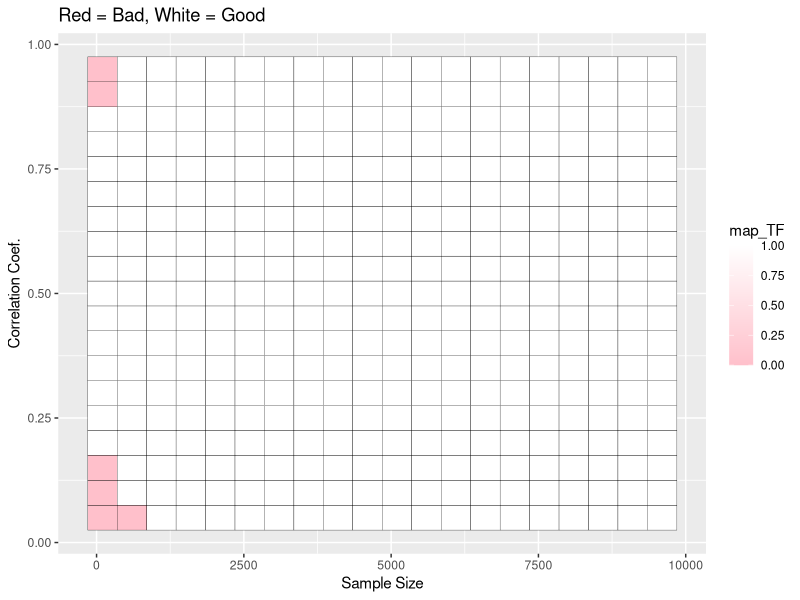
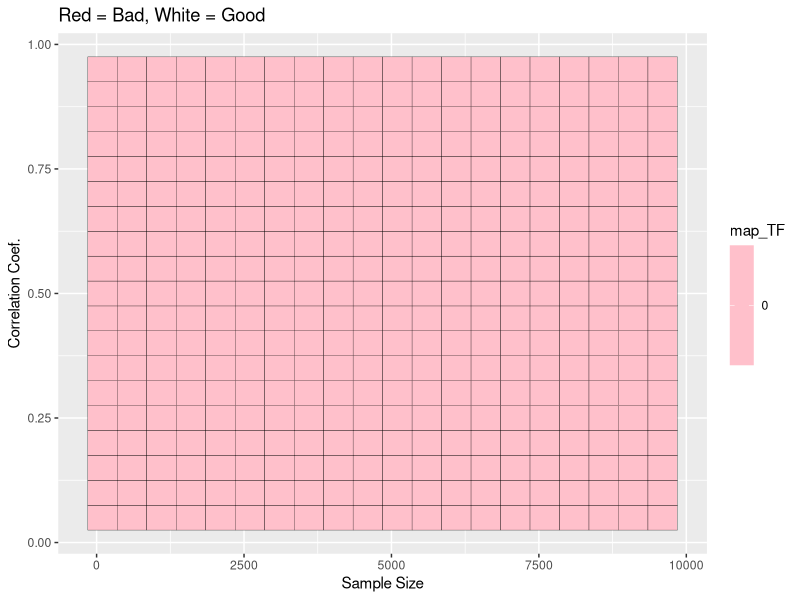
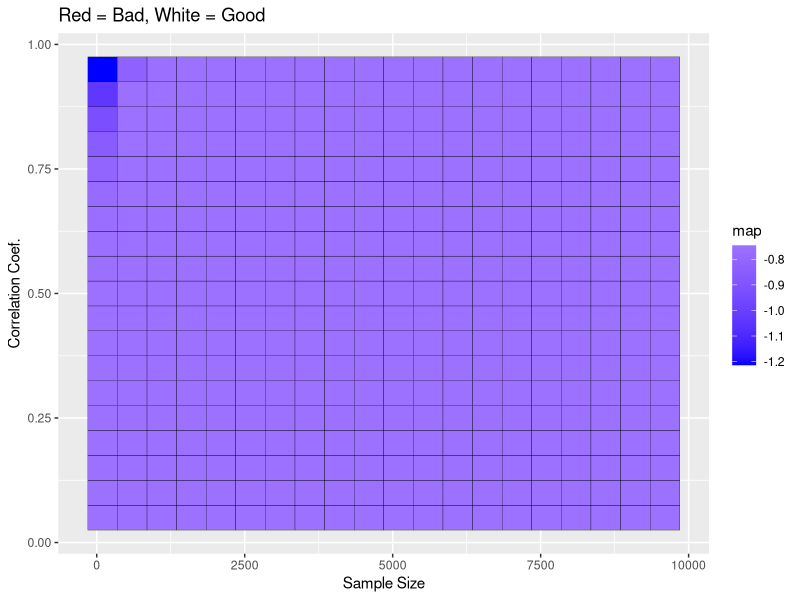
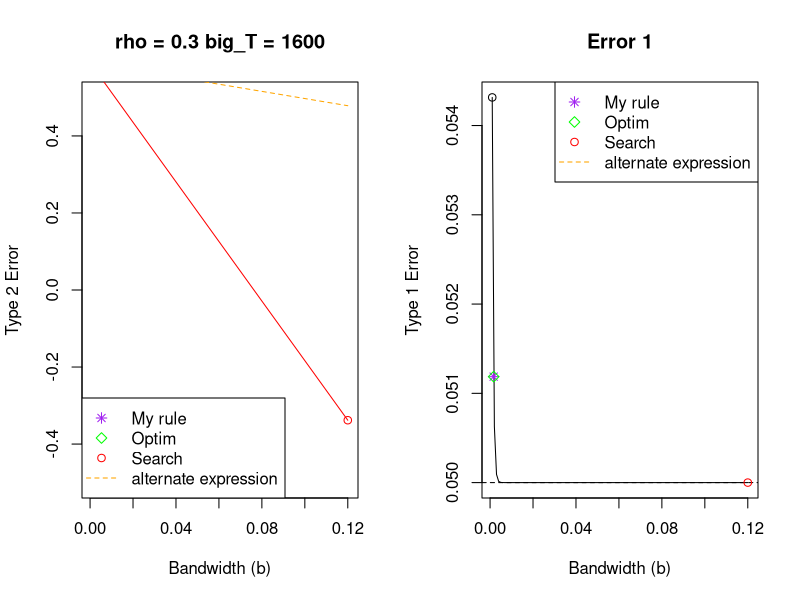
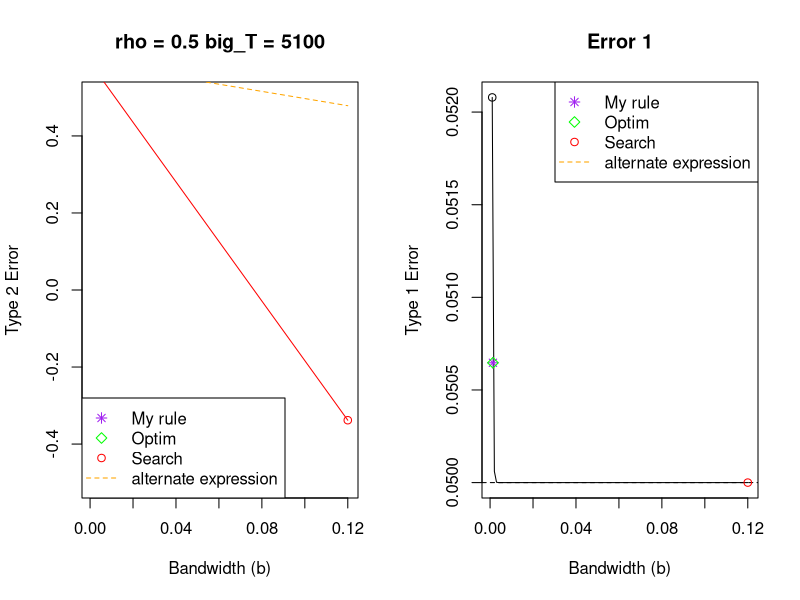
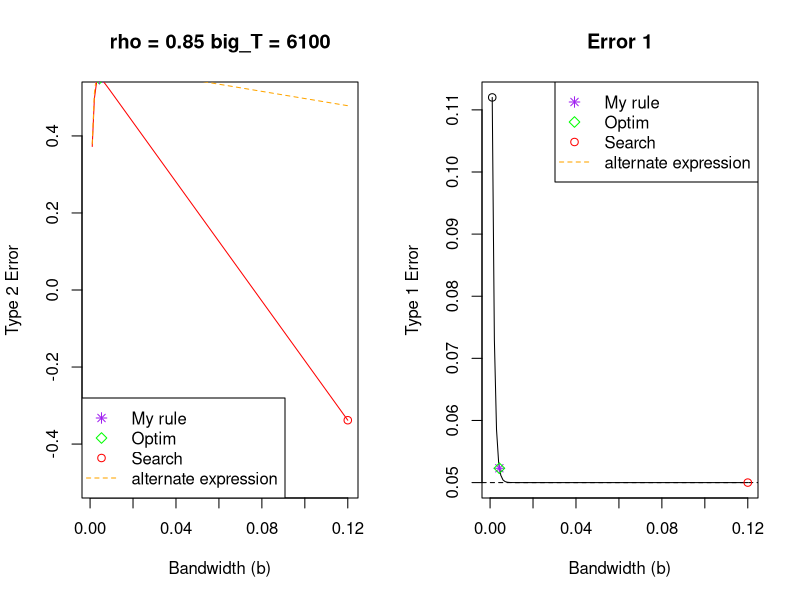
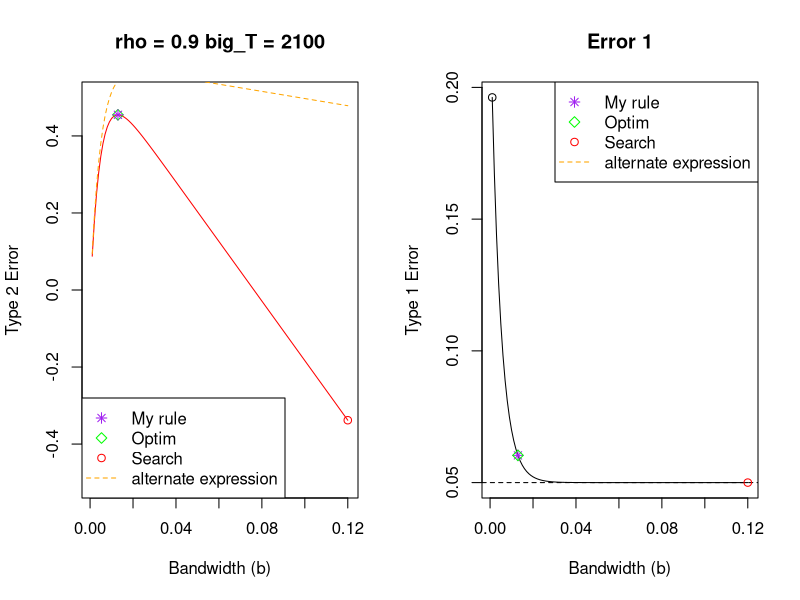
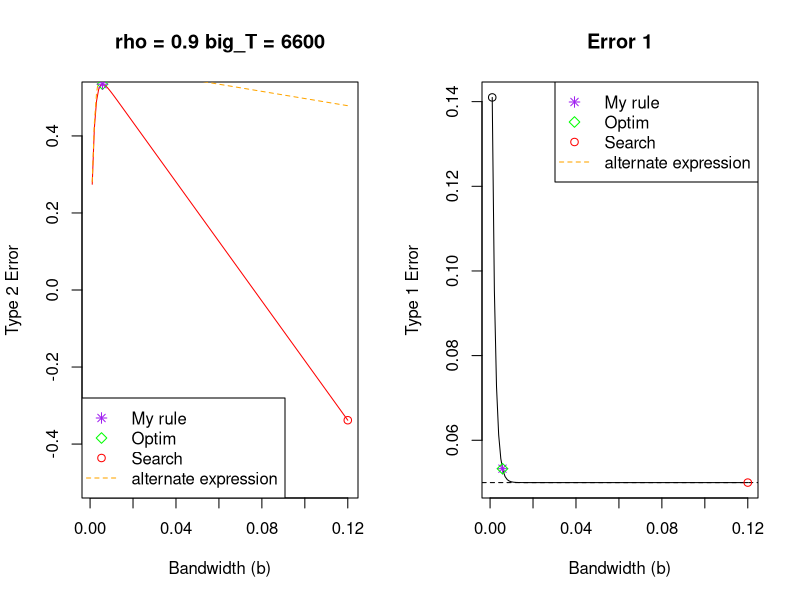

R code for these plots, in order:
# -------------------------------------------------------------------------
# Libraries and data sets
library(ggplot2)

# -------------------------------------------------------------------------
# Parameters 
d <- 5
z <- qchisq(.95, d)
try_T <- seq(100, 10000, by = 500)
names(try_T) <- try_T
try_rho <- seq(0.05, 0.95, by= 0.05)
names(try_rho) <- try_rho
c2 <- 1.33 # Bartlett lugsail 
c1 <- 1.4  # Bartlett lugsail 
delta_sq <- 5.67

# -------------------------------------------------------------------------
# Function that generates the best b from my analytical derivation. 

b_opt_func <- function(the_rho, the_big_T){
  num <- log(-c2*(d + z)*(1+ the_rho)/(4*the_rho^2*the_big_T*log(the_rho)))
  den <- the_big_T*log(the_rho)
  b <- num/den
  return(b)
}

b_opt <- sapply(try_rho, function(the_rho){
  sapply(try_T, function(the_big_T){
    b <- b_opt_func(the_rho, the_big_T)
    return(b)
  })
})

# -------------------------------------------------------------------------
# Function for optim 

prob_null <- function(the_b, the_rho, the_big_T, neg = -1){
  pdf_term <- dchisq(z, d, ncp = delta_sq)*z
  cdf_term <- pchisq(z, d, ncp = delta_sq)
  p <- c2*.5*(d + z)*the_b + 2*the_rho^2*the_rho^(the_b*the_big_T)/(1+ the_rho)
  p <- cdf_term - pdf_term*p
  return(p*neg)
}

# optim(par=0.05, fn = prob_null,method = "Brent", the_rho = 0.7, 
#       the_big_T = 200, lower = 0, upper = 1 )



b_optim <- sapply(try_rho, function(the_rho){
  sapply(try_T, function(the_big_T){
    b <- optim(par=0.05, fn = prob_null,method = "Brent", the_rho = the_rho, 
          the_big_T = the_big_T, lower = 0, upper = 1 )
    return(b$par)
  })
})

optim(par=0.05, fn = prob_null,method = "Brent", the_rho = 0.25, 
      the_big_T = 200, lower = 0, upper = 1 )$par
b_opt_func(0.25, 200)

# -------------------------------------------------------------------------
# Making Plots: See where my rull is negative  

map_me <- b_opt
# Plot data 
my_rows <- nrow(map_me)
my_cols <- ncol(map_me)
gg_me <- data.frame(map= c(map_me), 
                    map_TF = as.numeric(c(map_me)>0),  # 1 is good 
                    the_T = rep(try_T, times = length(try_rho)), 
                    the_rho = rep(try_rho, each = length(try_T)))

# Plot of Scenarios. 
ggplot(gg_me, aes(the_T, the_rho, fill = map_TF))+
  geom_tile(color = "black")+
  scale_fill_gradient2(low="red", high="white", mid = "pink", midpoint = 0) +
  labs(x = "Sample Size", y = "Correlation Coef.", 
       title = "Red = Bad, White = Good")

# Red indicates where bandwidth rule results in a negative bandwidth. 


# I tried this with both optim and my derivatives and we do have a problem. 
# We get a bandwidth impractically small, or zero. 


# -------------------------------------------------------------------------
# Making Plots: See where b_opt and b_optim differ by alot 

map_me <- b_opt- b_optim 
# Plot data 
my_rows <- nrow(map_me)
my_cols <- ncol(map_me)
gg_me <- data.frame(map= c(map_me), 
                    map_TF = as.numeric(c(map_me)>0.02),  # 1 is bad, big difference
                    the_T = rep(try_T, times = length(try_rho)), 
                    the_rho = rep(try_rho, each = length(try_T)))

# Plot of Scenarios. 
ggplot(gg_me, aes(the_T, the_rho, fill = map_TF))+
  geom_tile(color = "black")+
  scale_fill_gradient2(low="red", high="white", mid = "pink", midpoint = 0) +
  labs(x = "Sample Size", y = "Correlation Coef.", 
       title = "Red = Bad, White = Good")

# Red indicates where bandwidth rule results in a negative bandwidth. 


# I tried this with both optim and my derivatives and we do have a problem. 
# We get a bandwidth impractically small, or zero. 


# -------------------------------------------------------------------------
# The next big thing to try is sun's representation for the null prob and
# compare it to my representation to the null probability. 


sun_prob_null <- function(the_b, the_rho, the_big_T, neg = -1){
  pdf_term <- the_b*c2*dchisq(z, (d+2), ncp = delta_sq)*z*delta_sq/2
  cdf_term <- pchisq(z, d, ncp = delta_sq)
  #p <- c2*.5*(d + z)*the_b + 2*the_rho^2*the_rho^(the_b*the_big_T)/(1+ the_rho)
  p <- cdf_term + pdf_term
  return(p*neg)
}

# Pick some arbitrary b value that is reasonable 
some_b <- 0.07 

# See the probability under null that I have 
null_probs <- sapply(try_rho, function(the_rho){
  sapply(try_T, function(the_big_T){
    prob <- prob_null(the_b  = some_b , the_rho = the_rho, the_big_T = the_big_T, 
                      neg = 1)
    return(prob)
  })
})


# See the probability under null that Sun has  
sun_null_probs <- sapply(try_rho, function(the_rho){
  sapply(try_T, function(the_big_T){
    prob <- sun_prob_null(the_b  = some_b , the_rho = the_rho,
                          the_big_T = the_big_T, neg = 1)
    return(prob)
  })
})
# -------------------------------------------------------------------------
# Plot the difference between sun's null prob and mine. 

diff_null_probs <- null_probs - sun_null_probs

map_me <- diff_null_probs
# Plot data 
my_rows <- nrow(map_me)
my_cols <- ncol(map_me)
gg_me <- data.frame(map= c(map_me), 
                    map_TF = as.numeric(c(map_me)>0),  # 1 is good 
                    the_T = rep(try_T, times = length(try_rho)), 
                    the_rho = rep(try_rho, each = length(try_T)))


# Plot of Scenarios. 
ggplot(gg_me, aes(the_T, the_rho, fill = map))+
  geom_tile(color = "black")+
  scale_fill_gradient2(low="blue", high="red", mid = "white", midpoint = 0) +
  labs(x = "Sample Size", y = "Correlation Coef.", 
       title = "Red = Bad, White = Good")
# -------------------------------------------------------------------------
# Observe how the null prob changes for each rho 
# 
# for(the_rho in 1:length(try_rho)){
#   plot( try_T, sun_null_probs[,the_rho ],type = "l", 
#        main = paste("rho =",try_rho[the_rho]), 
#        ylim = c(-0.35, .5), 
#        ylab = "Type 2 Error", 
#        xlab = "Sample Size (T)")
#   lines( try_T,null_probs[,the_rho], col = "red")
#   Sys.sleep(1)
# }

# -------------------------------------------------------------------------
# Observe how the null prob changes for b, for a given T and Rho  


# Pick some arbitrary b value that is reasonable 
try_b <- seq(0.001, 0.12, by = 0.001)

# See the probability under null that I have 
null_probs <- sapply(try_b, function(some_b){
    results <- sapply(try_rho, function(the_rho){
      sapply(try_T, function(the_big_T){
        prob <- prob_null(the_b  = some_b , the_rho = the_rho, the_big_T = the_big_T, 
                          neg = 1)
        return(prob)
      })
    })
    return(results)
})

null_probs <- data.frame(null_probs)
colnames(null_probs) <- try_b 
null_probs$rho <-rep(try_rho, each = length(try_T))
null_probs$big_T <- rep(try_T, times = length(try_rho))

# See the probability under null that Sun has  
sun_null_probs  <- sapply(try_b, function(some_b){
  results <- sapply(try_rho, function(the_rho){
    sapply(try_T, function(the_big_T){
      prob <- sun_prob_null(the_b  = some_b , the_rho = the_rho, the_big_T = the_big_T, 
                        neg = 1)
      return(prob)
    })
  })
  return(results)
})

sun_null_probs <- data.frame(sun_null_probs)
colnames(sun_null_probs) <- try_b 
sun_null_probs$rho <-rep(try_rho, each = length(try_T))
sun_null_probs$big_T <- rep(try_T, times = length(try_rho))

some_plots <- sample(1:nrow(null_probs), 20)

# for(row_index in sort(some_plots)){
#   plot(try_b, sun_null_probs[row_index,1:length(try_b)],
#        type = "l", 
#        main = paste("rho =",sun_null_probs$rho[row_index],
#                     "big_T =", sun_null_probs$big_T[row_index]), 
#        ylim = c(-0.5, .5), 
#        ylab = "Type 2 Error", 
#        xlab = "Bandwidth (b)")
#   lines(try_b, null_probs[row_index,1:length(try_b)], col = "red")
#   sun_min_index <- which.min(sun_null_probs[row_index,1:length(try_b)])
#   min_index <- which.min(null_probs[row_index,1:length(try_b)])
#   points(c(try_b[sun_min_index], 
#            try_b[min_index]), 
#          c(sun_null_probs[row_index, sun_min_index],
#            null_probs[row_index, min_index]), 
#          col = c("black", "red")
#   )
#   
#   the_b <- optim(par=0.05, fn = prob_null,method = "Brent", 
#                  the_rho = sun_null_probs$rho[row_index], 
#                  the_big_T = sun_null_probs$big_T[row_index], 
#                  lower = 0, upper = 1 )
#   the_b_opt <- b_opt_func(sun_null_probs$rho[row_index], 
#                           sun_null_probs$big_T[row_index])
#   the_prob_b_opt <- prob_null(the_b_opt, 
#                               sun_null_probs$rho[row_index], 
#                               sun_null_probs$big_T[row_index], 1)
#   points(c(the_b$par, the_b_opt), 
#          c(-the_b$value,the_prob_b_opt), pch = c(8, 5), col = c("purple", "green"))
#   legend("bottomleft", 
#          c("My rule", "Optim", "Search"), 
#          col = c("purple", "green", "red"), 
#          pch = c(8, 5, 1))
#   Sys.sleep(1)
# }

# 
# row_index <- 65
# 
# plot(try_b, sun_null_probs[row_index,1:length(try_b)],
#      type = "l", 
#      main = paste("rho =",sun_null_probs$rho[row_index],
#                   "big_T =", sun_null_probs$big_T[row_index]), 
#      ylim = c(-0.35, .5), 
#      ylab = "Type 2 Error", 
#      xlab = "Bandwidth (b)")
# lines(try_b, null_probs[row_index,1:length(try_b)], col = "red")
# sun_min_index <- which.min(sun_null_probs[row_index,1:length(try_b)])
# min_index <- which.min(null_probs[row_index,1:length(try_b)])
# points(c(try_b[sun_min_index], 
#          try_b[min_index]), 
#        c(sun_null_probs[row_index, sun_min_index],
#          null_probs[row_index, min_index]), 
#        col = c("black", "red")
# )



# alternative rule  -------------------------------------------------------
alt_prob_null <- function(the_b, the_rho, the_big_T, neg = -1){
  pdf_term1 <- the_b*c2*dchisq(z, (d+2), ncp = delta_sq)*z*delta_sq/2
  pdf_term2 <- the_b*c2*dchisq(z, d, ncp = delta_sq)*z*(d-1)
  cdf_term <- pchisq(z, d, ncp = delta_sq)
  pdf_term3 <- dchisq(z, d, ncp = delta_sq)*z*2*the_rho^2*the_rho^(the_b*the_big_T)/(1+ the_rho)
  p <- cdf_term + pdf_term1 - pdf_term2 - pdf_term3
  return(p*neg)
}

# See the probability under alternative expression  
alt_null_probs  <- sapply(try_b, function(some_b){
  results <- sapply(try_rho, function(the_rho){
    sapply(try_T, function(the_big_T){
      prob <- alt_prob_null(the_b  = some_b , the_rho = the_rho, the_big_T = the_big_T, 
                            neg = 1)
      return(prob)
    })
  })
  return(results)
})

alt_null_probs <- data.frame(alt_null_probs)
colnames(alt_null_probs) <- try_b 
alt_null_probs$rho <-rep(try_rho, each = length(try_T))
alt_null_probs$big_T <- rep(try_T, times = length(try_rho))


# for(row_index in sort(some_plots)){
#   plot(try_b, sun_null_probs[row_index,1:length(try_b)],
#        type = "l", 
#        main = paste("rho =",sun_null_probs$rho[row_index],
#                     "big_T =", sun_null_probs$big_T[row_index]), 
#        ylim = c(-0.5, .5), 
#        ylab = "Type 2 Error", 
#        xlab = "Bandwidth (b)")
#   lines(try_b, null_probs[row_index,1:length(try_b)], col = "red")
#   lines(try_b, alt_null_probs[row_index,1:length(try_b)], col = "orange", lty = 2)
#   sun_min_index <- which.min(sun_null_probs[row_index,1:length(try_b)])
#   min_index <- which.min(null_probs[row_index,1:length(try_b)])
#   points(c(try_b[sun_min_index], 
#            try_b[min_index]), 
#          c(sun_null_probs[row_index, sun_min_index],
#            null_probs[row_index, min_index]), 
#          col = c("black", "red")
#   )
#   
#   the_b <- optim(par=0.05, fn = prob_null,method = "Brent", 
#                  the_rho = sun_null_probs$rho[row_index], 
#                  the_big_T = sun_null_probs$big_T[row_index], 
#                  lower = 0, upper = 1 )
#   the_b_opt <- b_opt_func(sun_null_probs$rho[row_index], 
#                           sun_null_probs$big_T[row_index])
#   the_prob_b_opt <- prob_null(the_b_opt, 
#                               sun_null_probs$rho[row_index], 
#                               sun_null_probs$big_T[row_index], 1)
#   points(c(the_b$par, the_b_opt), 
#          c(-the_b$value,the_prob_b_opt), pch = c(8, 5), col = c("purple", "green"))
#   legend("bottomleft", 
#          c("My rule", "Optim", "Search", "alternate expression"), 
#          col = c("purple", "green", "red", "orange"), 
#          pch = c(8, 5, 1, NA), 
#          lty = c(NA, NA, NA, 2))
#   Sys.sleep(1)
# }



# -------------------------------------------------------------------------
# Add expression for Type 1 error rate

error1 <- function(the_b, the_rho, the_big_T){
  alpha <- 0.05
  pdf_term2 <- dchisq(z, d)*z*c1*the_b
  pdf_term1 <- dchisq(z, d)*z*2*the_rho^2*the_rho^(the_b*the_big_T)/(1+ the_rho)
  p <- alpha + pdf_term1 #- pdf_term2
  return(p)
}


error1_probs  <- sapply(try_b, function(some_b){
  results <- sapply(try_rho, function(the_rho){
    sapply(try_T, function(the_big_T){
      prob <- error1(the_b  = some_b , the_rho = the_rho, the_big_T = the_big_T)
      return(prob)
    })
  })
  return(results)
})

error1_probs <- data.frame(error1_probs)
colnames(error1_probs) <- try_b 
error1_probs$rho <-rep(try_rho, each = length(try_T))
error1_probs$big_T <- rep(try_T, times = length(try_rho))


generate_info <- function(row_index, return_values =F){
  plot(try_b, sun_null_probs[row_index,1:length(try_b)],
       type = "l", 
       main = paste("rho =",sun_null_probs$rho[row_index],
                    "big_T =", sun_null_probs$big_T[row_index]), 
       ylim = c(-0.5, .5), 
       ylab = "Type 2 Error", 
       xlab = "Bandwidth (b)")
  lines(try_b, null_probs[row_index,1:length(try_b)], col = "red")
  lines(try_b, alt_null_probs[row_index,1:length(try_b)], col = "orange", lty = 2)
  sun_min_index <- which.min(sun_null_probs[row_index,1:length(try_b)])
  min_index <- which.min(null_probs[row_index,1:length(try_b)])
  points(c(try_b[sun_min_index], 
           try_b[min_index]), 
         c(sun_null_probs[row_index, sun_min_index],
           null_probs[row_index, min_index]), 
         col = c("black", "red")
  )
  
  the_b <- optim(par=0.05, fn = prob_null,method = "Brent", 
                 the_rho = sun_null_probs$rho[row_index], 
                 the_big_T = sun_null_probs$big_T[row_index], 
                 lower = 0, upper = 1 )
  the_b_opt <- b_opt_func(sun_null_probs$rho[row_index], 
                          sun_null_probs$big_T[row_index])
  the_prob_b_opt <- prob_null(the_b_opt, 
                              sun_null_probs$rho[row_index], 
                              sun_null_probs$big_T[row_index], 1)
  points(c(the_b$par, the_b_opt), 
         c(-the_b$value,the_prob_b_opt), pch = c(5, 8), 
         col = c("green", "purple"))
  legend("bottomleft", 
         c("My rule", "Optim", "Search", "alternate expression"), 
         col = c("purple", "green", "red", "orange"), 
         pch = c(8, 5, 1, NA), 
         lty = c(NA, NA, NA, 2))
  
  # Type 1 Error plot 
  plot(try_b, error1_probs[row_index,1:length(try_b)], 
       main = "Error 1", 
       ylab = "Type 1 Error", 
       xlab = "Bandwidth (b)", 
       type = "l")
  abline(h = 0.05, lty = 2)
  points(c(try_b[sun_min_index], 
           try_b[min_index]), 
         c(error1_probs[row_index, sun_min_index],
           error1_probs[row_index, min_index]), 
         col = c("black", "red")
  )
  
  e1_b_opt <- error1(the_b_opt,
                     sun_null_probs$rho[row_index], 
                     sun_null_probs$big_T[row_index])
  e1_the_b <- error1(the_b$par,
                     sun_null_probs$rho[row_index],
                     sun_null_probs$big_T[row_index])
  
  points(c(the_b$par, the_b_opt), 
         c(e1_the_b, e1_b_opt), 
         pch = c(8, 5), col = c("purple", "green"))
  
  legend("topright", 
         c("My rule", 
           "Optim", 
           "Search", 
           "alternate expression"), 
         col = c("purple", "green", "red", "orange"), 
         pch = c(8, 5, 1, NA), 
         lty = c(NA, NA, NA, 2))
  
  type1_error <- c("Suns_power_min" = error1_probs[row_index, sun_min_index],
                   "Search_power_min" = error1_probs[row_index, min_index], 
                   "Rule_power_min" = e1_the_b, 
                   "Optim_power_min" = e1_b_opt)
  type2_error <- c(sun_null_probs[row_index, sun_min_index],
                   null_probs[row_index, min_index], 
                   the_prob_b_opt, -the_b$value)
  b_value <- c(try_b[sun_min_index], 
               try_b[min_index],
               the_b_opt, 
               the_b$par)
  type <- c("Suns_power_min",
            "Search_power_min",
            "My_rule", 
            "Optim_rule")
  results <- data.frame(type1_error,type2_error, b_value,type)
  if(return_values == T){
    print(results) 
  }
}

par(mfrow = c(1, 2))
some_plots <- sample(1:nrow(null_probs), 5)
for(row_index in sort(some_plots)){
  generate_info(row_index, T)
  Sys.sleep(1)
}

p<- 0.9
generate_info(341, T)
-c2*(d + z)*z/(2*log(p)*0.5)

par(mfrow = c(1, 1))


# New b rule based on Type 1 error  ---------------------------------------
the_tau <- 1.0000
the_tau <- 1+dchisq(z, d)/2
b_opt_error1 <- function(the_rho, the_big_T, tau = the_tau){
  num <- log(0.05*(tau -1)*(1+ the_rho)/( dchisq(z, d)*2*the_rho^2*z))
  den <- the_big_T*log(the_rho)
  b <- num/den
  return(b)
}



  b_opt_e1  <- sapply(try_rho, function(the_rho){
    sapply(try_T, function(the_big_T){
      prob <- b_opt_error1(the_rho = the_rho, 
                           the_big_T = the_big_T)
      return(prob)
    })
  })

# b_opt_e1 <- data.frame(b_opt_e1)
# colnames(b_opt_e1) <- try_b 
# b_opt_e1$rho <-rep(try_rho, each = length(try_T))
# b_opt_e1$big_T <- rep(try_T, times = length(try_rho))


generate_info2 <- function(row_index, return_values =F){
  plot(try_b, sun_null_probs[row_index,1:length(try_b)],
       type = "l", 
       main = paste("rho =",sun_null_probs$rho[row_index],
                    "big_T =", sun_null_probs$big_T[row_index]), 
       ylim = c(-1, 1), 
       ylab = "Type 2 Error", 
       xlab = "Bandwidth (b)")
  lines(try_b, null_probs[row_index,1:length(try_b)], col = "red")
  lines(try_b, alt_null_probs[row_index,1:length(try_b)], col = "orange", lty = 2)
  sun_min_index <- which.min(sun_null_probs[row_index,1:length(try_b)])
  min_index <- which.min(null_probs[row_index,1:length(try_b)])
  points(c(try_b[sun_min_index], 
           try_b[min_index]), 
         c(sun_null_probs[row_index, sun_min_index],
           null_probs[row_index, min_index]), 
         col = c("black", "red")
  )
  
  the_b <- optim(par=0.05, fn = prob_null,method = "Brent", 
                 the_rho = sun_null_probs$rho[row_index], 
                 the_big_T = sun_null_probs$big_T[row_index], 
                 lower = 0, upper = 1 )
  the_b_opt <- b_opt_func(sun_null_probs$rho[row_index], 
                          sun_null_probs$big_T[row_index])
  the_prob_b_opt <- prob_null(the_b_opt, 
                              sun_null_probs$rho[row_index], 
                              sun_null_probs$big_T[row_index], 1)
  points(c(the_b$par, the_b_opt), 
         c(-the_b$value,the_prob_b_opt), pch = c(5, 8), 
         col = c("green", "purple"))
  
  the_b_opt_e1 <- b_opt_error1(sun_null_probs$rho[row_index], 
                               sun_null_probs$big_T[row_index])
  the_prob_b_opt_e1 <- prob_null(the_b_opt_e1, 
                              sun_null_probs$rho[row_index], 
                              sun_null_probs$big_T[row_index], 1)
  points(c(the_b_opt_e1), the_prob_b_opt_e1, 
         pch = 10, col = "blue")
  
  legend("bottomleft", 
         c("My rule", "Optim", "Search", "alternate expression", 
           "Error1-Optimal"), 
         col = c("purple", "green", "red", "orange", "blue"), 
         pch = c(8, 5, 1, NA, 10), 
         lty = c(NA, NA, NA, 2))
  
  # Type 1 Error plot 
  plot(try_b, error1_probs[row_index,1:length(try_b)], 
       main = "Error 1", 
       ylab = "Type 1 Error", 
       xlab = "Bandwidth (b)", 
       type = "l")
  abline(h = 0.05, lty = 2)
  abline(h = 0.0298+0.05, lty = 3, col = "grey")
  points(c(try_b[sun_min_index], 
           try_b[min_index]), 
         c(error1_probs[row_index, sun_min_index],
           error1_probs[row_index, min_index]), 
         col = c("black", "red")
  )
  
  e1_b_opt <- error1(the_b_opt,
                     sun_null_probs$rho[row_index], 
                     sun_null_probs$big_T[row_index])
  e1_the_b <- error1(the_b$par,
                     sun_null_probs$rho[row_index],
                     sun_null_probs$big_T[row_index])
  e1_b_opt_e1 <- error1(the_b_opt_e1,
                      sun_null_probs$rho[row_index],
                        sun_null_probs$big_T[row_index])
  
  points(c(the_b$par, the_b_opt, the_b_opt_e1), 
         c(e1_the_b, e1_b_opt, e1_b_opt_e1), 
         pch = c(8, 5, 10), col = c("purple", "green", "blue"))
  
  legend("topright", 
         legend = c("My rule", 
           "Optim", 
           "Search", 
            "error 1"), 
         col = c("purple", "green", "red",  "blue"), 
         pch = c(8, 5, 1,10))
  
  type1_error <- c("Suns_power_min" = error1_probs[row_index, sun_min_index],
                   "Search_power_min" = error1_probs[row_index, min_index], 
                   "Rule_power_min" = e1_the_b, 
                   "Optim_power_min" = e1_b_opt, 
                   "Error_1_rule"= e1_b_opt_e1)
  type2_error <- c(sun_null_probs[row_index, sun_min_index],
                   null_probs[row_index, min_index], 
                   the_prob_b_opt, -the_b$value, 
                   the_prob_b_opt_e1)
  b_value <- c(try_b[sun_min_index], 
               try_b[min_index],
               the_b_opt, 
               the_b$par, 
               the_b_opt_e1)
  type <- c("Suns_power_min",
            "Search_power_min",
            "My_rule", 
            "Optim_rule", 
            "Error_1_rule")
  results <- data.frame(type1_error,type2_error, b_value,type)
  if(return_values == T){
    print(results) 
    print(c("rho" = sun_null_probs$rho[row_index],
          "big_T" = sun_null_probs$big_T[row_index]))
  }
}

par(mfrow = c(1, 2))
some_plots <- sample(1:nrow(null_probs), 10)
for(row_index in sort(some_plots)){
  generate_info2(row_index, T)
  Sys.sleep(1)
}
par(mfrow = c(1, 1))



# -------------------------------------------------------------------------
c2_mother <- 2/3
g_q_mother <- 1

# ADD Sun expressions using standard Bartlett 
sun_prob_null2 <- function(the_b, the_rho, the_big_T){
  w_q <- 2*the_rho/(1- the_rho^2)
  pdf_term <- the_b*c2*dchisq(z, (d+2), ncp = delta_sq)*z*delta_sq/2
  cdf_term <- pchisq(z, d, ncp = delta_sq)
  pdf_term2 <- g_q_mother*w_q*dchisq(z, d, ncp = delta_sq)*z*(the_b*the_big_T)^(-1)
  p <- cdf_term + pdf_term - pdf_term2
  return(p)
}

# See the probability under alternative expression  
sun_prob_null2_values   <- sapply(try_b, function(some_b){
  results <- sapply(try_rho, function(the_rho){
    sapply(try_T, function(the_big_T){
      prob <- sun_prob_null2(the_b  = some_b , the_rho = the_rho, the_big_T = the_big_T)
      return(prob)
    })
  })
  return(results)
})

sun_prob_null2_values <- data.frame(sun_prob_null2_values)
colnames(sun_prob_null2_values) <- try_b 
sun_prob_null2_values$rho <-rep(try_rho, each = length(try_T))
sun_prob_null2_values$big_T <- rep(try_T, times = length(try_rho))


# Suns expresssion for type 1 
error1_sun <- function(the_b, the_rho, the_big_T){
  alpha <- 0.05
  w_q <- 2*the_rho/(1- the_rho^2)
  pdf_term3 <- g_q_mother*w_q*dchisq(z, d, ncp = delta_sq)*z*(the_b*the_big_T)^(-1)
  p <- alpha + pdf_term3
  return(p)
}


error1_sun_values  <- sapply(try_b, function(some_b){
  results <- sapply(try_rho, function(the_rho){
    sapply(try_T, function(the_big_T){
      prob <- error1_sun(the_b  = some_b , the_rho = the_rho, the_big_T = the_big_T)
      return(prob)
    })
  })
  return(results)
})


error1_sun_values <- data.frame(error1_sun_values)
colnames(error1_sun_values) <- try_b 
error1_sun_values$rho <-rep(try_rho, each = length(try_T))
error1_sun_values$big_T <- rep(try_T, times = length(try_rho))


# Get Sun's b optimal rule 
sun_b_rule <- function(the_rho, the_big_T, tau = the_tau){
  w_q <- 2*the_rho/(1- the_rho^2)
  num <- g_q_mother*w_q*dchisq(z, d)*z
  den <- (tau - 1)*0.05
  b <- (num/den)/the_big_T
  return(b)
}


sun_b_bartlett <- sapply(try_rho, function(the_rho){
  sapply(try_T, function(the_big_T){
    b <- sun_b_rule(the_rho, the_big_T)
    return(b)
  })
})



# Plot it all 



generate_info3 <- function(row_index, return_values =F){
  the_rho <- sun_null_probs$rho[row_index]
  the_big_T <-sun_null_probs$big_T[row_index]
  
  plot(try_b, sun_null_probs[row_index,1:length(try_b)],
       type = "l", 
       main = paste("rho =",sun_null_probs$rho[row_index],
                    "big_T =", sun_null_probs$big_T[row_index]), 
       ylim = c(-0.5, .5), 
       ylab = "Type 2 Error", 
       xlab = "Bandwidth (b)")
  lines(try_b, null_probs[row_index,1:length(try_b)], col = "red")
  lines(try_b, alt_null_probs[row_index,1:length(try_b)], col = "orange", lty = 2)
  sun_min_index <- which.min(sun_null_probs[row_index,1:length(try_b)])
  min_index <- which.min(null_probs[row_index,1:length(try_b)])
  points(c(try_b[sun_min_index], 
           try_b[min_index]), 
         c(sun_null_probs[row_index, sun_min_index],
           null_probs[row_index, min_index]), 
         col = c("black", "red")
  )
  
  the_b <- optim(par=0.05, fn = prob_null,method = "Brent", 
                 the_rho = sun_null_probs$rho[row_index], 
                 the_big_T = sun_null_probs$big_T[row_index], 
                 lower = 0, upper = 1 )
  the_b_opt <- b_opt_func(sun_null_probs$rho[row_index], 
                          sun_null_probs$big_T[row_index])
  the_prob_b_opt <- prob_null(the_b_opt, 
                              sun_null_probs$rho[row_index], 
                              sun_null_probs$big_T[row_index], 1)
  points(c(the_b$par, the_b_opt), 
         c(-the_b$value,the_prob_b_opt), pch = c(5, 8), 
         col = c("green", "purple"))
  
  the_b_opt_e1 <- b_opt_error1(sun_null_probs$rho[row_index], 
                               sun_null_probs$big_T[row_index])
  the_prob_b_opt_e1 <- alt_prob_null(the_b_opt_e1, 
                                 sun_null_probs$rho[row_index], 
                                 sun_null_probs$big_T[row_index], 1)
  points(c(the_b_opt_e1), the_prob_b_opt_e1, 
         pch = 10, col = "blue")
  
  
  # Add Sun - Mother Stuff 
  lines(try_b, sun_prob_null2_values[row_index,1:length(try_b)], col = "pink")
  sun_b_mother <- sun_b_rule(the_rho, the_big_T)
  sun_b_mother_prob <- sun_prob_null2(sun_b_mother, the_rho, the_big_T)
  points(sun_b_mother, sun_b_mother_prob, 
         pch = 12, col = "pink")
  
  legend("bottomright", 
         c("My rule", "Optim", "Search", "alternate expression", 
           "Error1-Optimal", "Sun-Mother"), 
         col = c("purple", "green", "red", "orange", "blue", "pink"), 
         pch = c(8, 5, 1, NA, 10, 12), 
         lty = c(NA, NA, NA, 2, NA, 1))
  
  # Type 1 Error plot 
  plot(try_b, error1_probs[row_index,1:length(try_b)], 
       main = "Error 1", 
       ylab = "Type 1 Error", 
       xlab = "Bandwidth (b)", 
       type = "l", 
       ylim = c(0.05, 0.062))
  abline(h = 0.05, lty = 2)
  abline(h = 0.0298+0.05, lty = 3, col = "grey")
  points(c(try_b[sun_min_index], 
           try_b[min_index]), 
         c(error1_probs[row_index, sun_min_index],
           error1_probs[row_index, min_index]), 
         col = c("black", "red")
  )
  
  e1_b_opt <- error1(the_b_opt,
                     sun_null_probs$rho[row_index], 
                     sun_null_probs$big_T[row_index])
  e1_the_b <- error1(the_b$par,
                     sun_null_probs$rho[row_index],
                     sun_null_probs$big_T[row_index])
  e1_b_opt_e1 <- error1(the_b_opt_e1,
                        sun_null_probs$rho[row_index],
                        sun_null_probs$big_T[row_index])
  
  points(c(the_b$par, the_b_opt, the_b_opt_e1), 
         c(e1_the_b, e1_b_opt, e1_b_opt_e1), 
         pch = c(8, 5, 10), col = c("purple", "green", "blue"))
  
  
  ### Add sun Stuff 
  lines(try_b, error1_sun_values[row_index,1:length(try_b)], 
        col = "pink", lty = 2)
  e1_sun <- error1_sun(sun_b_mother, 
                       sun_null_probs$rho[row_index], 
                       sun_null_probs$big_T[row_index])
  points(sun_b_mother, e1_sun, pch = 12, col = "pink", cex = 4)
  
  legend("topright", 
         legend = c("My rule", 
                    "Optim", 
                    "Search", 
                    "error 1"), 
         col = c("purple", "green", "red",  "blue", "pink"), 
         pch = c(8, 5, 1,10, 12))
  
  type1_error <- c("Suns_power_min" = error1_probs[row_index, sun_min_index],
                   "Search_power_min" = error1_probs[row_index, min_index], 
                   "Rule_power_min" = e1_the_b, 
                   "Optim_power_min" = e1_b_opt, 
                   "Error_1_rule"= e1_b_opt_e1, 
                   "Sun-Mother" = e1_sun)
  type2_error <- c(sun_null_probs[row_index, sun_min_index],
                   null_probs[row_index, min_index], 
                   the_prob_b_opt, -the_b$value, 
                   the_prob_b_opt_e1, 
                   sun_b_mother_prob)
  b_value <- c(try_b[sun_min_index], 
               try_b[min_index],
               the_b_opt, 
               the_b$par, 
               the_b_opt_e1, 
               sun_b_mother)
  type <- c("Suns_power_min",
            "Search_power_min",
            "My_rule", 
            "Optim_rule", 
            "Error_1_rule", 
            "Sun_Mother")
  results <- data.frame(type1_error,type2_error, b_value,type)
  if(return_values == T){
    print(results) 
    print(c("rho" = sun_null_probs$rho[row_index],
            "big_T" = sun_null_probs$big_T[row_index]))
  }
}


par(mfrow = c(1, 2))
some_plots <- sample(1:nrow(null_probs), 10)
for(row_index in sort(some_plots)){
  generate_info3(row_index, T)
  Sys.sleep(1)
}
par(mfrow = c(1, 1))


